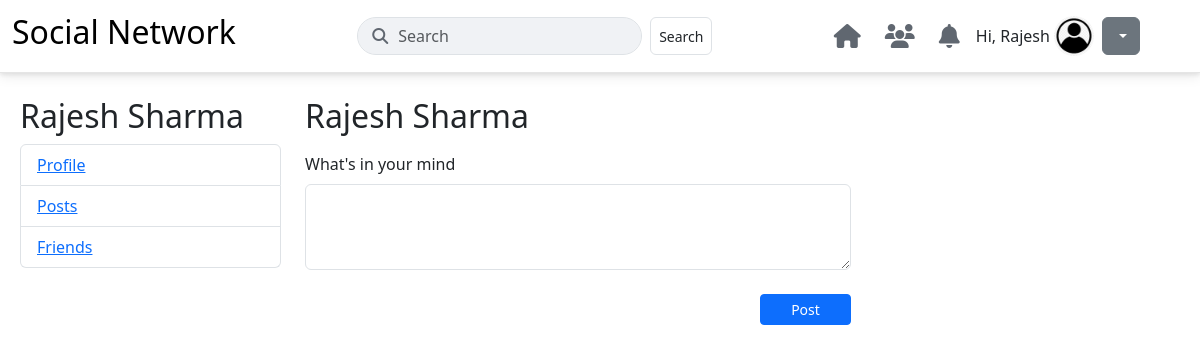
The page /profile/ (signed in) on the database as committed earlier.
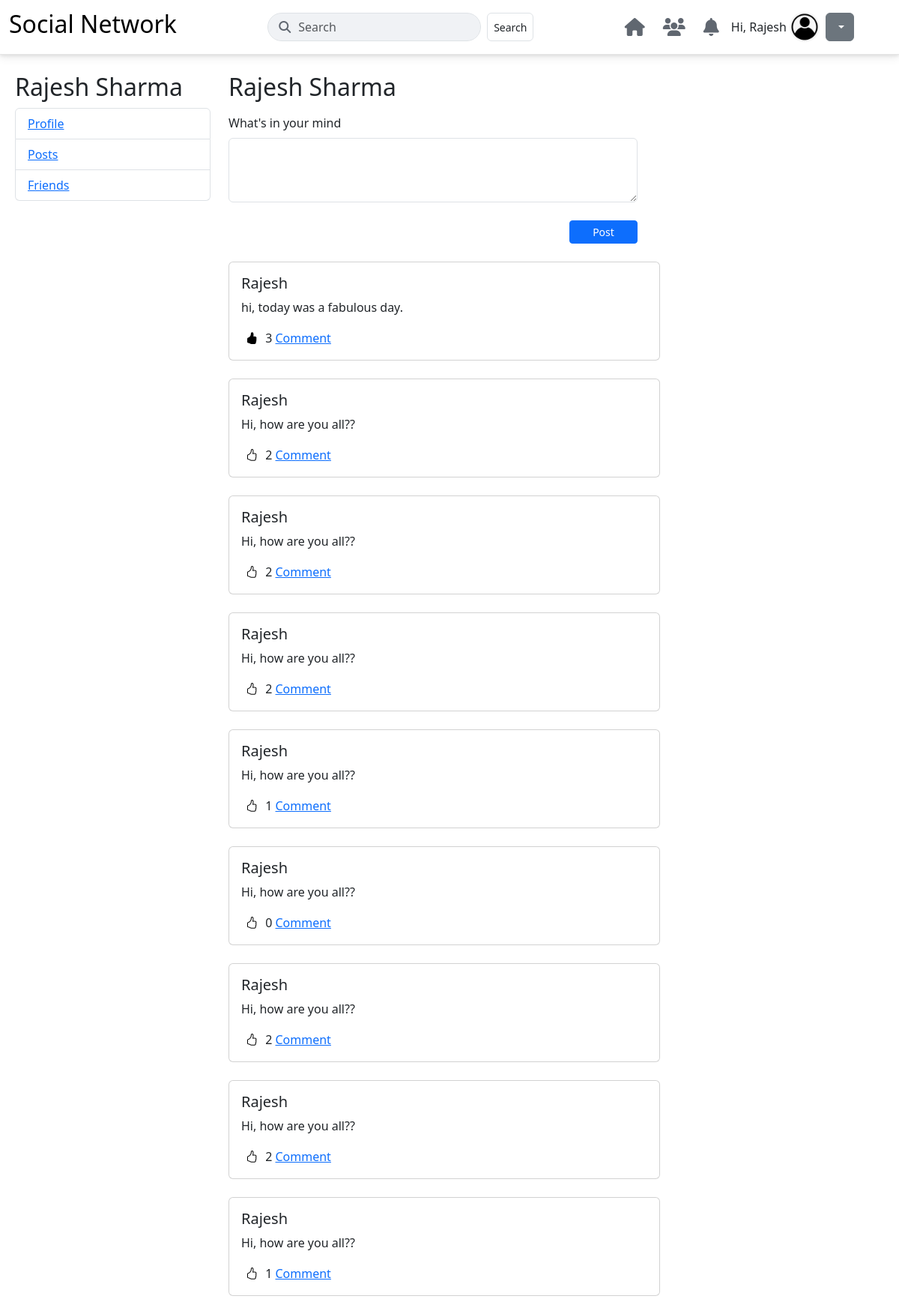
The same page on the database as committed later.
### user_profile/models.py (models this page shows, shortened)
class AppUser(AbstractUser):
    GENDER_CHOICES = [
        ('M', 'Male'),
        ('F', 'Female'),
        ('O', 'Other'),
    ]
    username = models.CharField(max_length=150, unique=True, blank=True, null=True)
    USERNAME_FIELD = 'email'
    REQUIRED_FIELDS = ['first_name', 'last_name', 'phone']
    gender = models.CharField(
        max_length=1,
        choices=GENDER_CHOICES,
        blank=True,
        null=True
    )
    birthday = models.DateField(null=True, blank=True)
    phone = models.CharField(max_length=15, unique=True)
    email = models.EmailField(unique=True, blank=False, null=False)
    groups = models.ManyToManyField(
        'auth.Group',
        related_name='appuser_set',
        blank=True,
        help_text='The groups this user belongs to. A user will get all permissions granted to each of their groups.',
        verbose_name='groups',
    )
    user_permissions = models.ManyToManyField(
        'auth.Permission',
        related_name='appuser_permissions_set',
        blank=True,
        help_text='Specific permissions for this user.',
        verbose_name='user permissions',
    )

class UserPost(models.Model):
    user = models.ForeignKey(AppUser, on_delete=models.CASCADE, related_name='posts')
    post_content = models.TextField()

### user_profile/views.py (the view, shortened to what this page needs)
# urls.py: path('profile/', views.Profile.as_view(), name='profile'),
class Profile(View):
    def get(self, request):
        user_id = request.session.get('user')
        if not user_id:
            return redirect('login')
        try:
            user = AppUser.objects.get(id=user_id)
            posts = UserPost.objects.filter(user_id = user_id).order_by('-id').annotate(like_count=(Count('likes')))  # here 'likes' is a relateed_name
            liked_post_ids = PostLike.objects.filter(user=user).values_list('post_id', flat=True)
            return render(request, 'profile.html', {'user': user, 'posts': posts, 'liked_post_ids': liked_post_ids})
        except AppUser.DoesNotExist:
            return redirect('login')

### user_profile/templates/profile.html (shortened to what this page needs)
{% extends 'base.html' %} {% block content %}
<div class="container ms-2">
  <div class="row">
    <div class="col-3 mt-4">
      {% if request.session.user %}
      <h2>{{ user.first_name}} {{user.last_name}}</h2>
      <ul class="list-group">
        <li class="list-group-item"><a href="/profile/">Profile</a></li>
        <li class="list-group-item"><a href="/profile/">Posts</a></li>
        <li class="list-group-item"><a href="/friends/">Friends</a></li>
      </ul>
    </div>
    {% endif %}
    <div class="col-6 mt-4">
      <div class="mb-3">
        {% if request.session.user %}
        <h2>{{user.first_name}} {{user.last_name}}</h2>
        {% endif %}
      </div>
      <div class="mb-3">
        <div class="newposts">
          <form method="post" action="/profile/">
            <label for="exampleFormControlTextarea1" class="form-label"
              >What's in your mind</label
            >
            <textarea
              type="textarea"
              class="form-control"
              id="exampleFormControlTextarea1"
              name="post"
              rows="3"
            ></textarea>
            <div class="d-flex justify-content-end mt-4">
              <button type="submit" class="btn btn-primary btn-sm col-md-2">
                Post
              </button>
            </div>
          </form>
        </div>
        <div class="userposts">
          {% for post in posts %}
          <div class="card mt-4" style="width: 36rem">
            <div class="card-body">
              <h5 class="card-title">{{ user.first_name }}</h5>
              <p class="card-text">{{ post.post_content }}</p>
              <button
                class="like-btn"
                style="border: none; background-color: transparent"
                data-post-id="{{post.id}}"
              >
                {% if post.id in liked_post_ids %}
                <i class="bi bi-hand-thumbs-up-fill"></i>
                {% else %} <i class="bi bi-hand-thumbs-up"></i> {% endif %}
              </button>
              <span id="like-count-{{ post.id }}">{{post.like_count}}</span>
              <a href="#" class="card-link">Comment</a>
            </div>
          </div>
          {% endfor %}
        </div>
      </div>
      {% endblock %}

### user_profile/templates/header.html (shortened to what this page needs)
<!DOCTYPE html>
<html lang="en">
  <head>
    <link
      href="https://cdn.jsdelivr.net/npm/bootstrap@5.3.8/dist/css/bootstrap.min.css"
      rel="stylesheet"
    />
    <link
      rel="stylesheet"
      href="https://cdnjs.cloudflare.com/ajax/libs/font-awesome/6.5.2/css/all.min.css"
    />
    <link
      rel="stylesheet"
      href="https://cdn.jsdelivr.net/npm/bootstrap-icons@1.13.1/font/bootstrap-icons.min.css"
    />
  </head>
  <body>
    <nav class="navbar navbar-expand-lg navbar-custom">
      <div
        class="container-fluid d-flex justify-content-between align-items-center"
      >
        <a class="navbar-brand" href="/">
          <h2>Social Network</h2>
        </a>
        <form
          method="GET"
          class="d-none d-md-flex my-2 my-lg-0 search-form ms-auto me-auto"
        >
          <span class="fas fa-search"></span>
          <input
            class="form-control me-2"
            type="search"
            placeholder="Search"
            aria-label="Search"
          />
          <button class="btn btn-sm border me-2 rounded" type="submit">
            Search
          </button>
        </form>
        <div class="d-flex align-items-center">
          <ul class="navbar-nav flex-row">
            <li class="nav-item me-2">
              <a class="nav-link social-icon" href="#"
                ><i class="fas fa-home"></i
              ></a>
            </li>
            <li class="nav-item me-2">
              <a class="nav-link social-icon" href="#"
                ><i class="fas fa-users"></i
              ></a>
            </li>
            <li class="nav-item me-2">
              <a class="nav-link social-icon" href="#"
                ><i class="fas fa-bell"></i
              ></a>
            </li>
          </ul>
          {% if request.session.user %}
          <div class="me-1">Hi, {{request.session.user_first_name}}</div>
          <img
            class="profile-icon me-2"
            src="/static/profile.webp"
            alt="Profile Picture"
          />
          <div class="dropdown me-5">
            <a
              class="btn btn-secondary dropdown-toggle"
              href="#"
              role="button"
              id="dropdownMenuLink"
              data-bs-toggle="dropdown"
              aria-expanded="false"
            >
            </a>
          </div>
          {% else %}
          <a class="nav-link social-icon me-2" href="/login/">Login</a>
          <a class="nav-link social-icon ms-2" href="/signup/">Sign Up</a>
          {% endif %}
        </div>
      </div>
    </nav>
  </body>
</html>

Rows that differ between the two databases and show on the page:
added UserPost: {{ user.first_name }} "Rajesh", post_content "hi, today was a fabulous day.", like_count "3"
added UserPost: {{ user.first_name }} "Rajesh", post_content "Hi, how are you all??", like_count "2"
added UserPost: {{ user.first_name }} "Rajesh", post_content "Hi, how are you all??", like_count "2"
added UserPost: {{ user.first_name }} "Rajesh", post_content "Hi, how are you all??", like_count "2"
added UserPost: {{ user.first_name }} "Rajesh", post_content "Hi, how are you all??", like_count "1"
added UserPost: {{ user.first_name }} "Rajesh", post_content "Hi, how are you all??", like_count "0"
added UserPost: {{ user.first_name }} "Rajesh", post_content "Hi, how are you all??", like_count "2"
added UserPost: {{ user.first_name }} "Rajesh", post_content "Hi, how are you all??", like_count "2"
added UserPost: {{ user.first_name }} "Rajesh", post_content "Hi, how are you all??", like_count "1"
